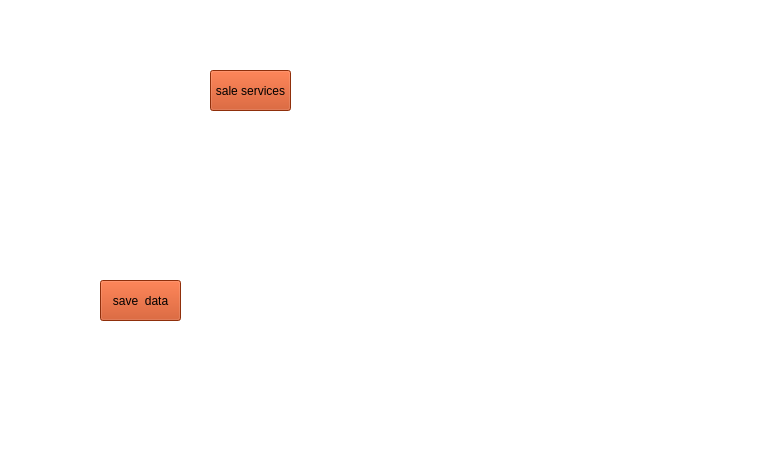
<?xml version="1.0" encoding="UTF-8"?>
<ui version="4.0">
 <class>Form</class>
 <widget class="QWidget" name="Form">
  <property name="geometry">
   <rect>
    <x>0</x>
    <y>0</y>
    <width>780</width>
    <height>451</height>
   </rect>
  </property>
  <property name="windowTitle">
   <string>Form</string>
  </property>
  <property name="styleSheet">
   <string notr="true">background-color: rgb(255, 255, 255);</string>
  </property>
  <widget class="QLabel" name="label">
   <property name="geometry">
    <rect>
     <x>270</x>
     <y>0</y>
     <width>581</width>
     <height>451</height>
    </rect>
   </property>
   <property name="styleSheet">
    <string notr="true">background-image: url(:/newPrefix/1368_طرح های فرش.jpg);</string>
   </property>
   <property name="text">
    <string/>
   </property>
  </widget>
  <widget class="QToolButton" name="toolButton">
   <property name="geometry">
    <rect>
     <x>210</x>
     <y>70</y>
     <width>81</width>
     <height>41</height>
    </rect>
   </property>
   <property name="styleSheet">
    <string notr="true">background-color: rgb(200, 66, 16);</string>
   </property>
   <property name="text">
    <string>sale services</string>
   </property>
  </widget>
  <widget class="QToolButton" name="toolButton_2">
   <property name="geometry">
    <rect>
     <x>100</x>
     <y>280</y>
     <width>81</width>
     <height>41</height>
    </rect>
   </property>
   <property name="styleSheet">
    <string notr="true">background-color: rgb(200, 66, 16);</string>
   </property>
   <property name="text">
    <string>save  data</string>
   </property>
  </widget>
 </widget>
 <resources>
  <include location="../../Desktop/carpet/j.qrc"/>
 </resources>
 <connections/>
</ui>
